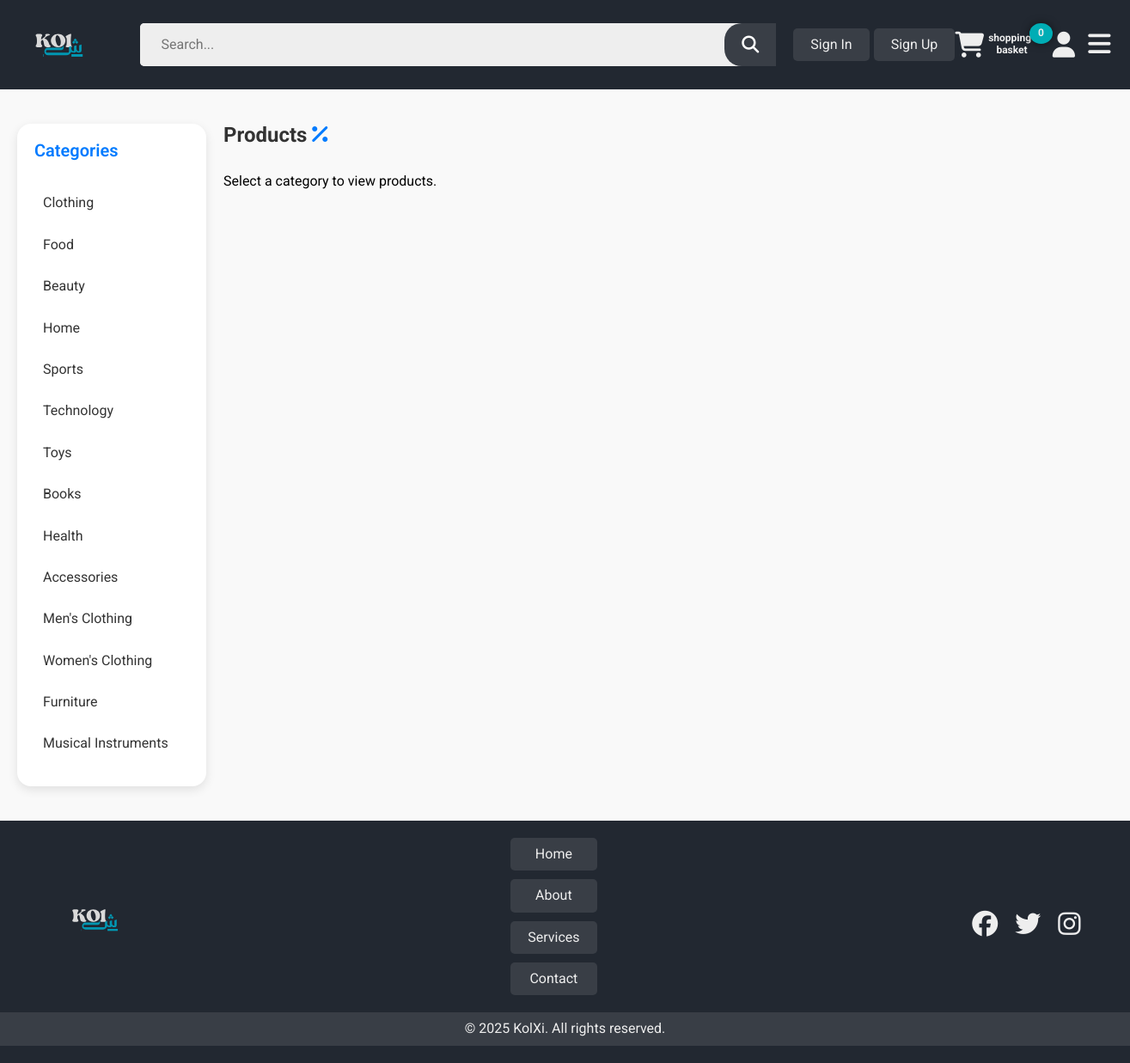
Screenshot of /categorys.php with the database file from the repository.
### tables this page shows
CREATE TABLE `categorie` (
  `ID` int NOT NULL,
  `Nom` varchar(100) NOT NULL,
  `Description` text
);

### categorys.php (the view, shortened to what this page needs)
<?php
require_once('./Connection.php');
?>
<!DOCTYPE html>
<html lang="en">
<head>
    <link rel="stylesheet" href="css/normalized.css">
    <link rel="stylesheet" href="css/all.min.css">
    <link rel="stylesheet" href="css/kolchi.css">
    <link rel="stylesheet" href="css/product.css">
</head>
<body>
<header class="header">
    <div class="container">
        <div class="logo">
            <a href="index.php"><img src="imgs/KOlش.svg" alt="logo" class="logo-img"></a>
        </div>
        <div class="search">
            <form action="./Product.php" method="post" class="search">
                <input type="text" name="search" placeholder="Search...">
                <button type="submit" class="search-btn"><i class="fa-solid fa-magnifying-glass"></i></button>
            </form>
        </div>
        <div class="nav">
            <div class="signIn signUp">
                <?php if (!isset($_SESSION['user_id'])): ?>
                    <button onclick="window.location.href='./MainSign/SingUP_IN.php'" class="signIn-btn">Sign In</button>
                    <button onclick="window.location.href='./MainSign/SingUP_IN.php'" class="signUp-btn">Sign Up</button>
                <?php else: ?>
                    <span class="welcome-user">Welcome, <?php echo $_SESSION['username']; ?></span>
                    <button onclick="window.location.href='logout.php'" class="logout-btn">Logout</button>
                <?php endif; ?>
            </div>
        </div>
        <div class="basket">
            <div class="basket_IN">
                <?php if (!isset($_SESSION['user_id'])): ?>
                    <form action="./MainSign/SingUP_IN.php">
                        <button type="submit"><i class="fa-solid fa-cart-shopping"></i><span>shopping-basket</span></button>
                        <p id="orders">0</p>
                    </form>
                <?php endif; ?>
            </div>
            <button type="submit" class="No_account_Now"><i class="fa-solid fa-user"></i></button>
        </div>
        <div class="nav_l">
            <i class="fa-solid fa-bars"></i>
        </div>
    </div>
</header>
<div class="main">
    <div class="side_category">
        <div class="category">
            <h2>Categories</h2>
            <form action="./Product.php" method="POST">
                <ul>
                    <?php
                    $query = "SELECT * FROM categorie";
                    $result = mysqli_query($conn, $query);
                    if ($result) {
                        while ($row = mysqli_fetch_assoc($result)) {
                        echo "<li><button type='submit' name='category' value='" . htmlspecialchars($row['Nom']) . "'>" . htmlspecialchars($row['Nom']) . "</button></li>";
                        }
                    }else {
                        echo "<li>Error loading categories</li>";
                    }
                    ?>
                </ul>
            </form>
        </div>
    </div>
    <div class="All_P">
        <div>
            <h2>Products <i class="fa-solid fa-percent"></i></h2>
        </div>
        <div class="Products">
            <?php
            if ($_SERVER['REQUEST_METHOD'] == 'POST' && isset($_POST['category'])) {
                $macategory = mysqli_real_escape_string($conn, $_POST['category']);
                $rqt = "SELECT ID FROM categorie WHERE Nom = '$macategory'";
                $rp = mysqli_query($conn, $rqt);
                if ($rp && mysqli_num_rows($rp) > 0) {
                    $row = mysqli_fetch_assoc($rp);
                    $id = $row['ID'];
                    $query = "SELECT * FROM produit WHERE Categorie = $id";
                    $result = mysqli_query($conn, $query);
                    if ($result) {
                        while ($row = mysqli_fetch_assoc($result)) {
                            echo "<div class='product-item'>";
                            echo "<img src='" . htmlspecialchars($row['ImageURL']) . "' alt='" . htmlspecialchars($row['Reference']) . "' class='product-img'>";
                            echo "<p class='title'>" . htmlspecialchars($row['Designation']) . "</p>";
                            echo "<p class='price'>" . htmlspecialchars($row['prix']) . " DH</p>";
                            echo "<div class='btns'>";
                            if (!isset($_SESSION['user_id'])) {
                                echo "<form action='./verifieSign.php'>";
                                echo "<button type='submit' class='Buy_Now'>Buy Now</button>";
                                echo "<button type='submit' class='Add'>Add</button>";
                                echo "</form>";
                            } else {
                                echo "<form action='addToCart2.php' method='post'>";
                                echo "<input type='hidden' name='product_id' value='" . htmlspecialchars($row['Reference']) . "'>";
                                echo "<button type='submit' name='Buy_Now' class='Buy_Now'>Buy Now</button>";
                                echo "<button type='submit' name='Add' class='Add'>Add</button>";
                                echo "</form>";
                            }
                            echo "</div></div>";
                        }
                    } else {
                        echo "<p>Error fetching products.</p>";
                    }
                } else {
                    echo "<p>Category not found.</p>";
                }
            } else {
                echo "<p>Select a category to view products.</p>";
            }
            ?>
        </div>
    </div>
</div>
<footer class="footer">
    <div class="container">
        <div class="footer-content">
            <div class="footer-logo">
                <img src="imgs/logo.svg" alt="logo" class="logo-img">
            </div>
            <div class="footer-links">
                <ul>
                    <li><a href="#">Home</a></li>
                    <li><a href="#">About</a></li>
                    <li><a href="#">Services</a></li>
                    <li><a href="#">Contact</a></li>
                </ul>
            </div>
            <div class="footer-socials">
                <a href="#"><i class="fa-brands fa-facebook"></i></a>
                <a href="#"><i class="fa-brands fa-twitter"></i></a>
                <a href="#"><i class="fa-brands fa-instagram"></i></a>
            </div>
        </div>
    </div>
    <div class="footer-bottom">
        <p>&copy; 2025 KolXi. All rights reserved.</p>
    </div>
</footer>
</body>
</html>

### css/product.css (style rules this page uses)
:root { --primary-color: #007bff; --accent-color: #ff4d4f; --text-color: #333; --bg-color: #f9f9f9; --white: #ffffff; --shadow: 0 4px 12px rgba(0, 0, 0, 0.1); --border-radius: 16px; }
body { font-family: 'Roboto', sans-serif; background-color: var(--bg-color); margin: 0; padding: 0; }
.main { display: flex; gap: 20px; padding: 40px 20px; }
.side_category { width: 220px; background-color: var(--white); padding: 20px; border-radius: var(--border-radius); box-shadow: var(--shadow); height: fit-content; position: sticky; top: 100px; }
.side_category h2 { margin-bottom: 20px; font-size: 20px; color: var(--primary-color); font-weight: 600; padding-bottom: 10px; }
.side_category li { margin-bottom: 10px; padding: 10px; border-radius: 8px; transition: background 0.3s; }
.side_category li button { text-decoration: none; border: none; background: none; cursor: pointer; color: var(--text-color); font-size: 16px; }
.All_P { flex: 1; }
.All_P h2 { font-size: 24px; color: var(--text-color); margin-bottom: 20px; padding-bottom: 10px; }
.All_P h2 i { font-size: 24px; color: var(--primary-color); margin: 0; }
.Products { display: flex; flex-wrap: wrap; gap: 30px; justify-content: flex-start; }

### rows the page displays
categorie: Nom "Clothing"
categorie: Nom "Food"
categorie: Nom "Beauty"
categorie: Nom "Home"
categorie: Nom "Sports"
categorie: Nom "Technology"
categorie: Nom "Toys"
categorie: Nom "Books"
categorie: Nom "Health"
categorie: Nom "Accessories"
categorie: Nom "Men's Clothing"
categorie: Nom "Women's Clothing"
categorie: Nom "Furniture"
categorie: Nom "Musical Instruments"
